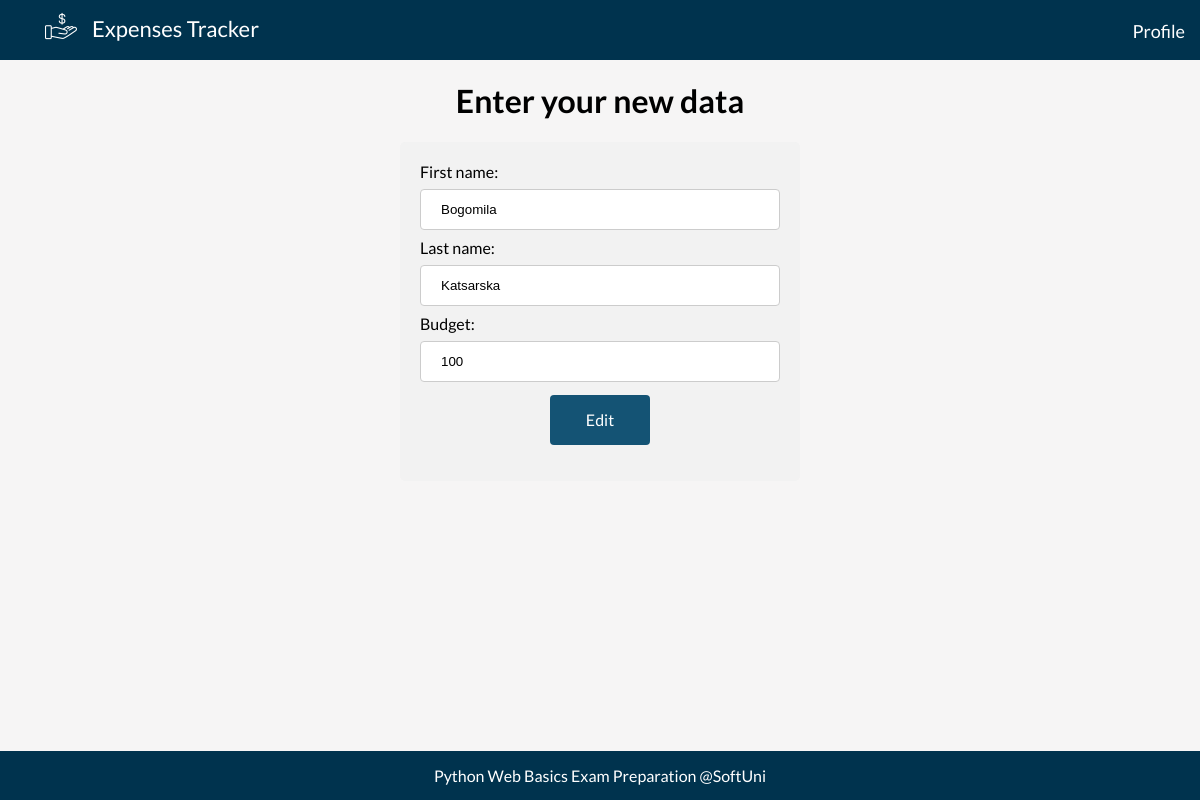
/profile/edit/, run on an earlier commit of the app's database.
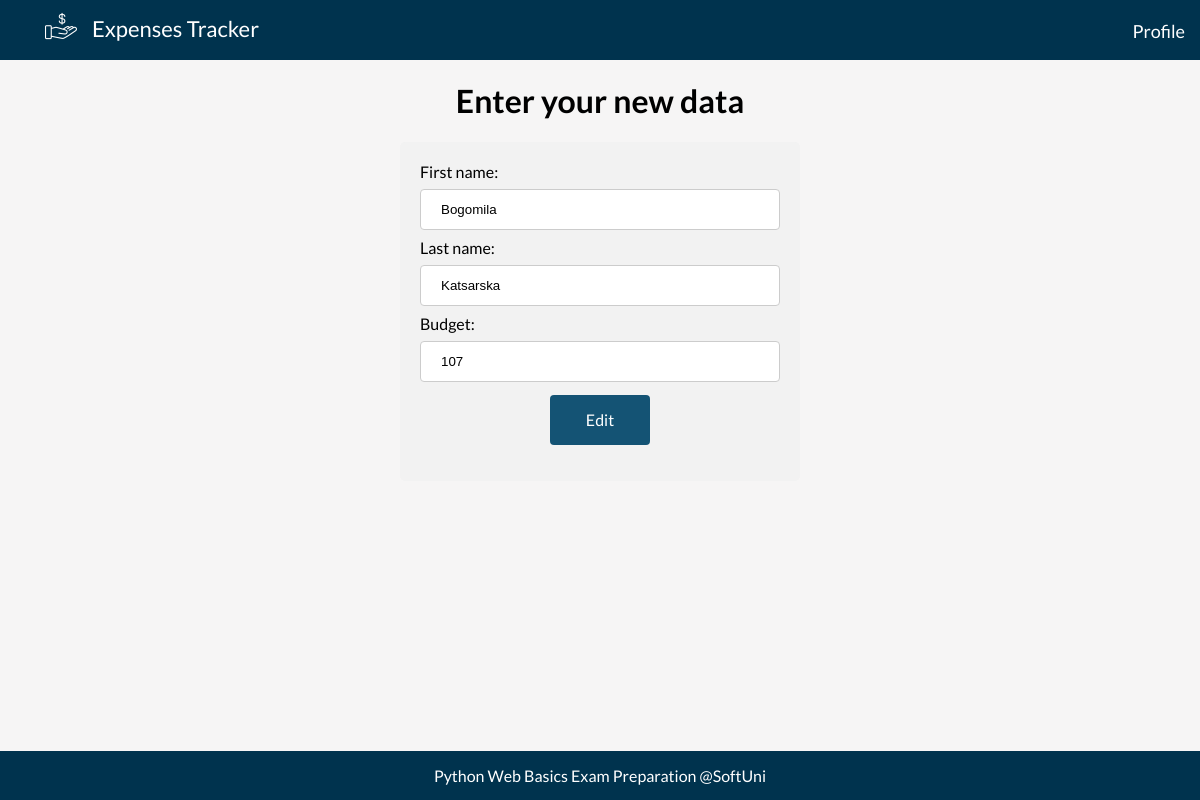
And on a later commit of the database.
### ExpensesTracker/profiles/models.py (models this page shows, shortened)
class Profile(models.Model):
    first_name = models.CharField(
        max_length=15,
    )
    last_name = models.CharField(
        max_length=15,
    )
    budget = models.IntegerField()

### ExpensesTracker/profiles/views.py (the view)
# urls.py: path('edit/', profile_edit, name='profile edit'),
def profile_edit(request):
    profile = get_profile()
    if request.method == 'POST':
        form = EditProfileForm(request.POST, instance=profile)
        if form.is_valid():
            form.save()
            return redirect('index')
    else:
        form = EditProfileForm(instance=profile)
    context = {
        'form': form,
    }
    return render(request, 'profile-edit.html', context)

### ExpensesTracker/profiles/forms.py
class EditProfileForm(ProfileForm):
   pass

### ExpensesTracker/core/profile_utils.py (called while the page is built)
def get_profile():
    return Profile.objects.first()

### templates/profile-edit.html (shortened to what this page needs)
{% load static %}
<html lang="en"><head>
    <link rel="stylesheet" type="text/css" href="{% static "css/style.css" %}">
</head>
<body>
<nav>
    <ul>
        <li class="img"><img src="{% static "images/dollar.png" %}"></li>
        <li><a href="/">Expenses Tracker</a></li>
        <li class="right"><a href="/profile">Profile</a></li>
    </ul>
</nav>
    <div class="body">
<h1>Enter your new data</h1>
<div class="form">
    <form method="POST" action="{% url 'profile edit' %}">
        {{ form }}
        <input type="submit" value="Edit">
    </form>
</div>
    </div>
    <footer>
    <div>Python Web Basics Exam Preparation @SoftUni</div>
</footer>
</body></html>

What changed in the data, as far as the page shows it:
changed Profile "Bogomila": budget "100" → "107"
